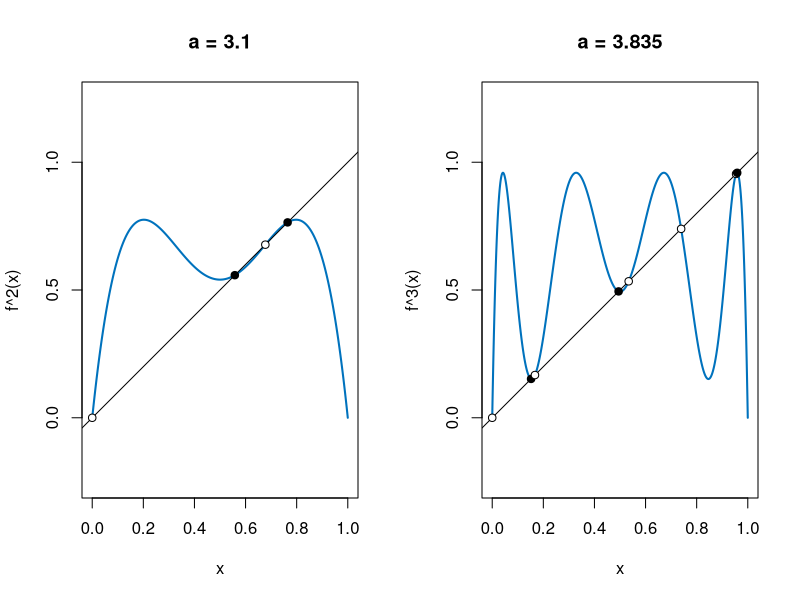

Recreate this plot in R.
# Abb. 1.30: Iterierte f^2 und f^3 des logistischen Modells (Buch, Abschnitt 1.4, Gl. 1.38)
# links: f^2 mit a = 3.1 (stabiler 2-Zyklus);  rechts: f^3 mit a = 3.835 (stabiler 3-Zyklus)
# Fixpunkte von f^k: schwarz gefüllt = stabil (|(f^k)'| < 1), weiß = instabil
# (c) 2026 Philipp Kügler · Programm zum Buch „Dynamische Systeme in den Lebenswissenschaften“ · MIT-Lizenz (siehe LICENSE)
x <- seq(0, 1, length.out = 2000)
par(mfrow = c(1, 2))
for (p in 1:2) {
  a <- c(3.1, 3.835)[p]; k <- c(2, 3)[p]
  f <- function(y) a * y * (1 - y)
  fk <- if (k == 2) function(y) f(f(y)) else function(y) f(f(f(y)))   # f^2 bzw. f^3
  plot(x, fk(x), type = "l", col = rgb(0, 0.447, 0.741), lwd = 2, asp = 1, xlim = c(0, 1), ylim = c(0, 1),
       xlab = "x", ylab = sprintf("f^%d(x)", k), main = sprintf("a = %g", a))
  abline(0, 1)
  # Fixpunkte: Vorzeichenwechsel von f^k(x) - x suchen, dann mit uniroot genau bestimmen
  xg <- seq(0, 1, length.out = 20001); g <- fk(xg) - xg
  idx <- which(sign(g[-length(g)]) != sign(g[-1]))
  pts <- 0
  for (i in idx) pts <- c(pts, uniroot(function(z) fk(z) - z, c(xg[i], xg[i + 1]), tol = 1e-12)$root)
  pts <- unique(round(pts * 1e10) / 1e10)
  for (q in pts) {
    e <- 1e-7; ableitung <- (fk(q + e) - fk(q - e)) / (2 * e)
    stabil <- abs(ableitung) < 1
    points(q, q, pch = 21, bg = if (stabil) "black" else "white")
    cat(sprintf("a = %g, f^%d:  x = %.4f  %s  (Ableitung %.3f)\n", a, k, q, if (stabil) "stabil" else "instabil", ableitung))
  }
}
